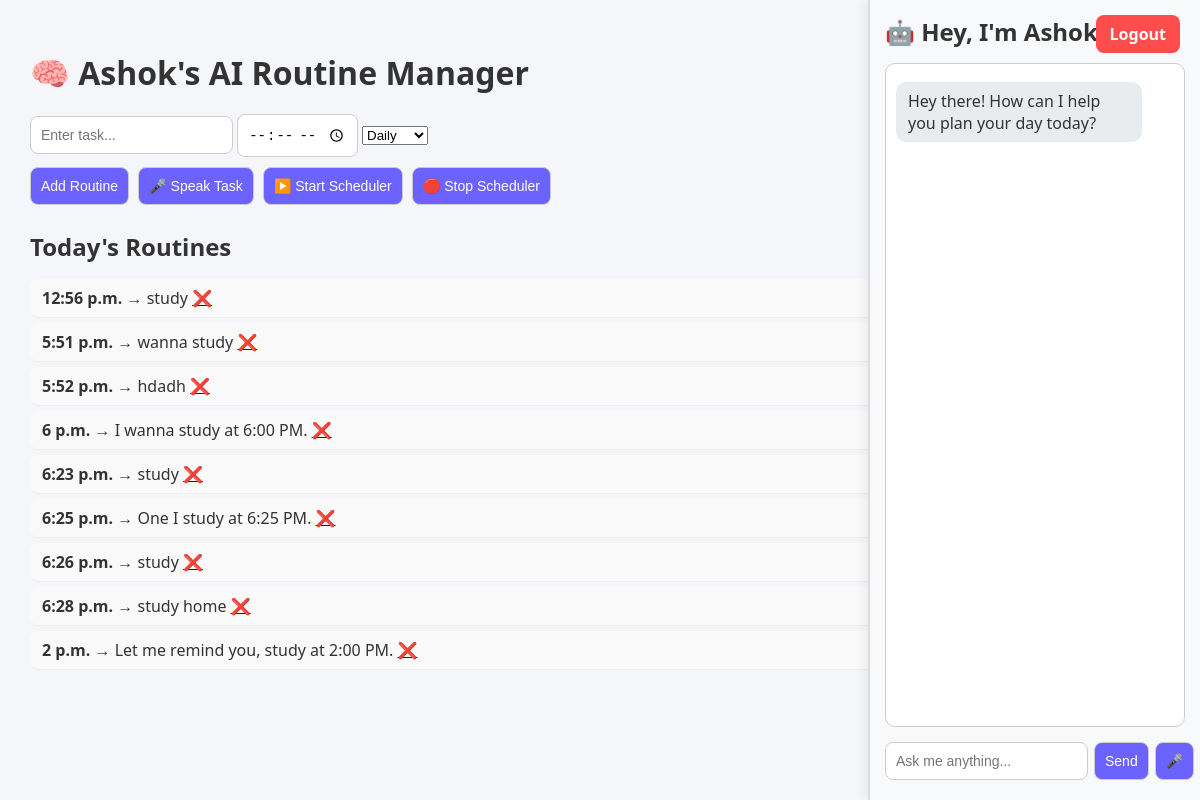
The app's page / (signed in), older data.
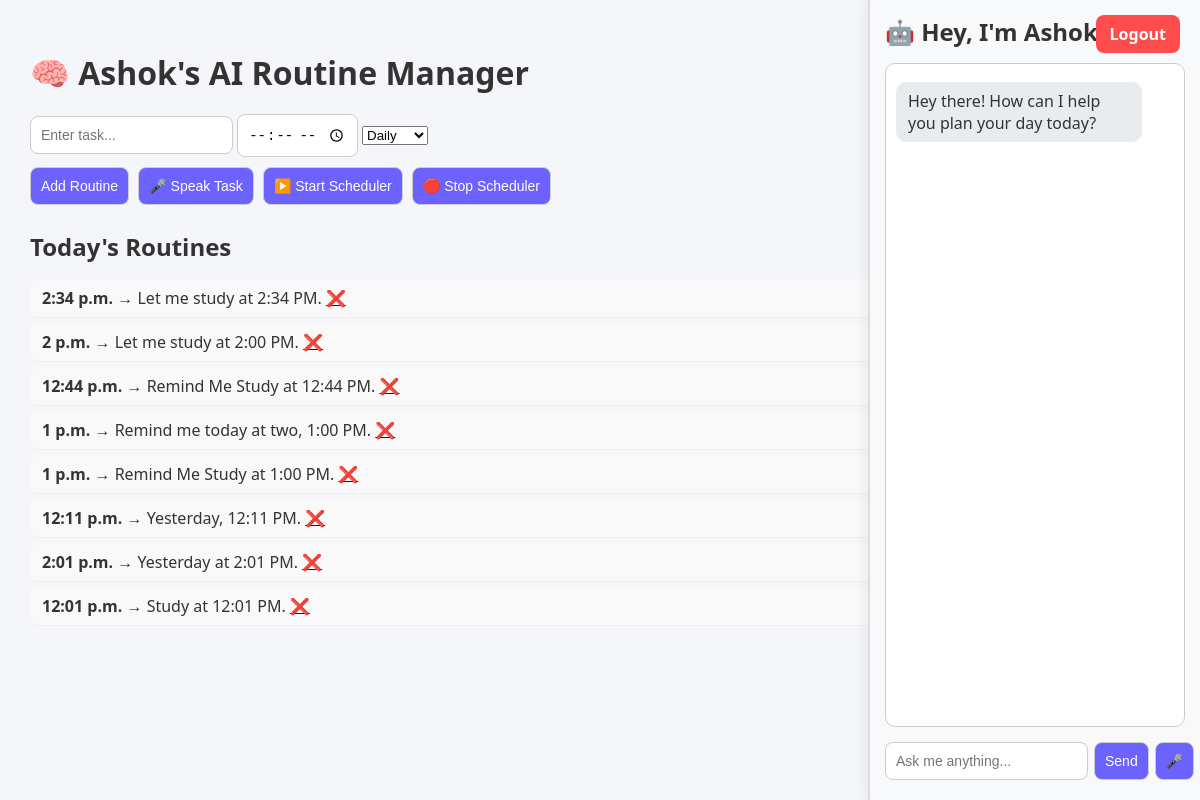
The same page, newer data.
### manager/models.py (models this page shows, shortened)
class Routine(models.Model):
    user = models.ForeignKey(User, on_delete=models.CASCADE)
    title = models.CharField(max_length=200)
    time = models.TimeField()
    repeat_type = models.CharField(
        max_length=20,
        choices=[
            ('once', 'Once'),
            ('daily', 'Daily'),
            ('weekly', 'Weekly'),
        ],
        default='once'
    )
    created_at = models.DateTimeField(auto_now_add=True)

### manager/views.py (the view)
# urls.py: path("", views.dashboard, name="dashboard"),
@login_required
def dashboard(request):
    routines = Routine.objects.filter(user=request.user)
    return render(request, "dashboard.html", {"routines": routines})

### manager/templates/dashboard.html (shortened to what this page needs)
{% load static %}
<!DOCTYPE html>
<html lang="en">
  <head>
    <link rel="stylesheet" href="{% static 'style.css' %}">
  </head>
  <body>
    <div class="container">
      <div class="assistant">
        <h2>🤖 Hey, I'm Ashok AI</h2>
        <div id="chatBox">
          <div class="message bot">
            Hey there! How can I help you plan your day today?
          </div>
        </div>
        <div class="chat-input">
          <input type="text" id="userInput" placeholder="Ask me anything..." />
          <button onclick="sendMessage()">Send</button>
          <button onclick="startVoiceChat()">🎤</button>
        </div>
      </div>
      <h1>🧠 Ashok's AI Routine Manager</h1>
    <form method="POST" action="{% url 'add_routine' %}" id="routineForm">
        <input
            type="text"
            id="taskInput"
            name="title"
            placeholder="Enter task..."
            required
        />
        <input type="time" id="timeInput" name="time" required />
        <select name="repeat_type" required>
            <option value="daily">Daily</option>
        </select>
        <div class="buttons">
            <button type="submit">Add Routine</button>
            <button type="button" onclick="startListening()">🎤 Speak Task</button>
            <button type="button" onclick="startScheduler()">▶️ Start Scheduler</button>
            <button type="button" onclick="stopScheduler()">🛑 Stop Scheduler</button>
        </div>
        </form>
      <h2>Today's Routines</h2>
      <ul>
        {% for r in routines %}
        <li>
          <b>{{ r.time }}</b> → {{ r.title }}
          <a href="{% url 'delete_routine' r.id %}" class="delete"> ❌</a>
        </li>
        {% endfor %}
      </ul>
      <a href="{% url 'logout' %}" class="logout-btn">Logout</a>
    </div>
  </body>
</html>

### manager/static/style.css (style rules this page uses)
body { font-family: "Segoe UI", sans-serif; background: #f5f6fa; color: #333; margin: 0; padding: 0; display: flex; height: 100vh; overflow: hidden; }
.container { flex: 1; padding: 30px; overflow-y: auto; }
h1, h2 { margin-bottom: 15px; color: #333; }
input[type="text"], input[type="time"], button { padding: 10px; margin: 5px 0; border-radius: 8px; border: 1px solid #ccc; font-size: 14px; }
button { background-color: #6c63ff; color: white; cursor: pointer; transition: background 0.3s; }
.buttons button { margin-right: 5px; }
.assistant { width: 300px; background: #f8f9fa; border-left: 2px solid #ddd; padding: 15px; position: fixed; right: 0; top: 0; bottom: 0; display: flex; flex-direction: column; justify-content: space-between; box-shadow: -4px 0 10px rgba(0,0,0,0.05); overflow-y: auto; z-index: 10; }
.assistant h2 { margin-top: 0; }
#chatBox { flex: 1; overflow-y: auto; background: white; border-radius: 10px; padding: 10px; border: 1px solid #ccc; margin-bottom: 10px; }
.message { margin: 8px 0; padding: 8px 12px; border-radius: 10px; max-width: 80%; word-wrap: break-word; }
.message.bot { background: #e9ecef; color: #333; text-align: left; }
.chat-input { display: flex; gap: 6px; }
ul { list-style: none; padding: 0; }
ul li { padding: 8px 12px; border-bottom: 1px solid #eee; border-radius: 8px; margin-bottom: 5px; background: #f9f9f9; }
#routineForm { margin-bottom: 20px; }
.logout-btn { position: fixed; top: 15px; right: 20px; background: #ff4d4d; color: white; padding: 8px 14px; border-radius: 8px; text-decoration: none; font-weight: bold; transition: 0.3s ease; z-index: 999; }

Row changes from the older to the newer data that the page shows:
removed Routine: time "12:56 p.m.", title "study"
removed Routine: time "5:51 p.m.", title "wanna study"
removed Routine: time "5:52 p.m.", title "hdadh"
removed Routine: time "6 p.m.", title "I wanna study at 6:00 PM."
removed Routine: time "6:23 p.m.", title "study"
removed Routine: time "6:25 p.m.", title "One I study at 6:25 PM."
removed Routine: time "6:26 p.m.", title "study"
removed Routine: time "6:28 p.m.", title "study home"
removed Routine: time "2 p.m.", title "Let me remind you, study at 2:00 PM."
added Routine: time "2:34 p.m.", title "Let me study at 2:34 PM."
added Routine: time "2 p.m.", title "Let me study at 2:00 PM."
added Routine: time "12:44 p.m.", title "Remind Me Study at 12:44 PM."
added Routine: time "1 p.m.", title "Remind me today at two, 1:00 PM."
added Routine: time "1 p.m.", title "Remind Me Study at 1:00 PM."
added Routine: time "12:11 p.m.", title "Yesterday, 12:11 PM."
added Routine: time "2:01 p.m.", title "Yesterday at 2:01 PM."
added Routine: time "12:01 p.m.", title "Study at 12:01 PM."
